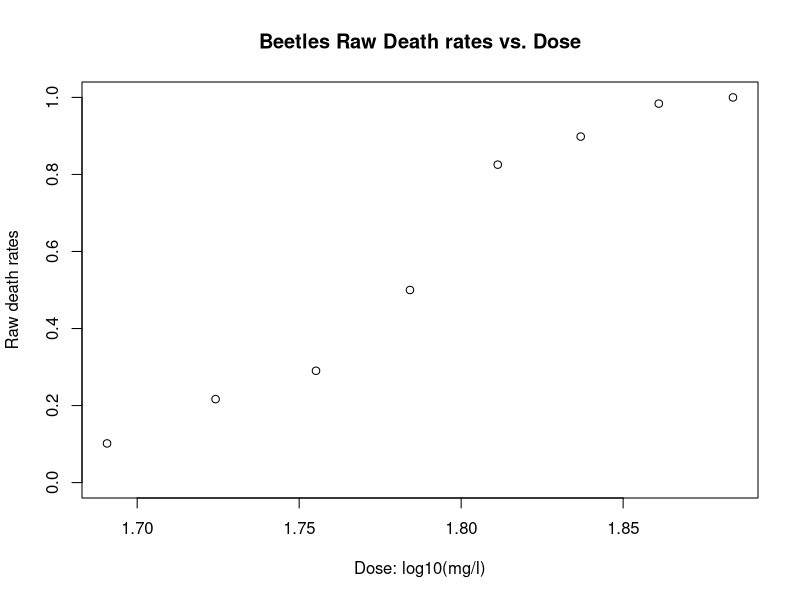

This chart was generated by the following R code:
x <- c(1.6907, 1.7242, 1.7552, 1.7842, 1.8113, 1.8369, 1.8610, 1.8839)
n <- c(59, 60, 62, 56, 63, 59, 62, 60)
y <- c(6, 13, 18, 28, 52, 53, 61, 60)
plot(x, y/n, ylim=c(0,1), xlab="Dose: log10(mg/l)", ylab="Raw death rates")
title(main="Beetles Raw Death rates vs. Dose")
